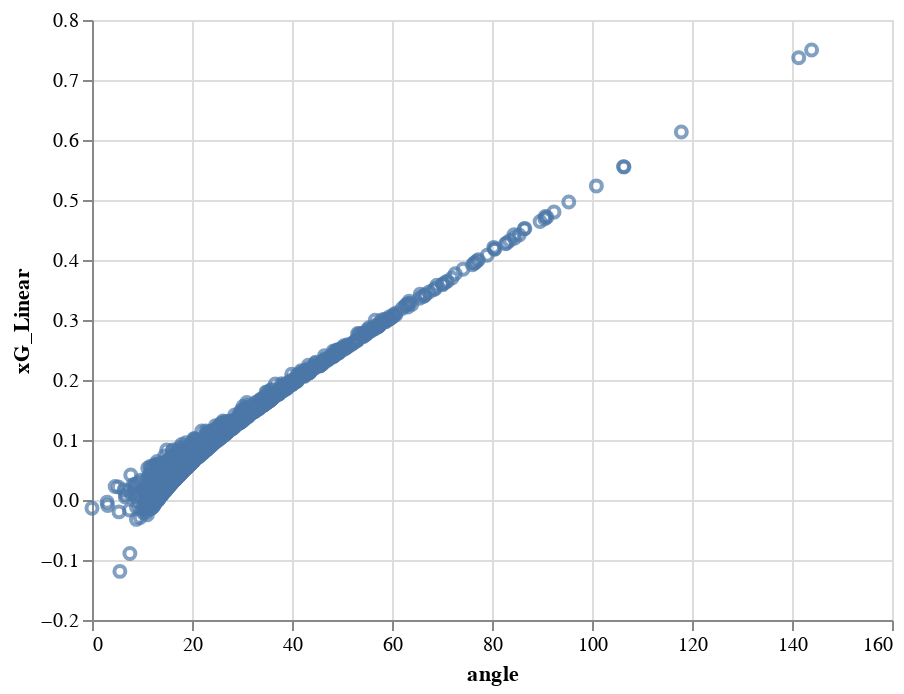

This figure's notebook cell:
### Code cell
import altair as alt
  
fig = alt.Chart(df_shot).mark_point().encode(
  x='angle',y='xG_Linear')
fig

### Figure 1 — Vega-Lite specification as saved in the notebook (floating-point values rounded to 4 significant figures; data arrays with more than 128 entries replaced by an {"elided": "..."} marker saying what was removed)
{"config": {"view": {"continuousWidth": 400, "continuousHeight": 300}}, "data": {"name": "data-79373d41657a37e5b7666beb788b6532"}, "mark": "point", "encoding": {"x": {"field": "angle", "type": "quantitative"}, "y": {"field": "xG_Linear", "type": "quantitative"}}, "$schema": "https://vega.github.io/schema/vega-lite/v4.17.0.json", "datasets": {"data-79373d41657a37e5b7666beb788b6532": {"elided": "1382 records"}}}
